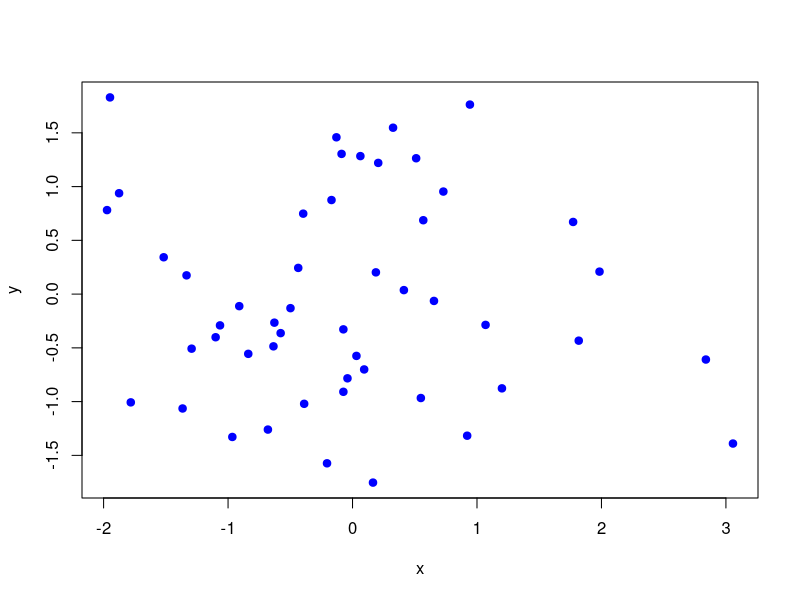
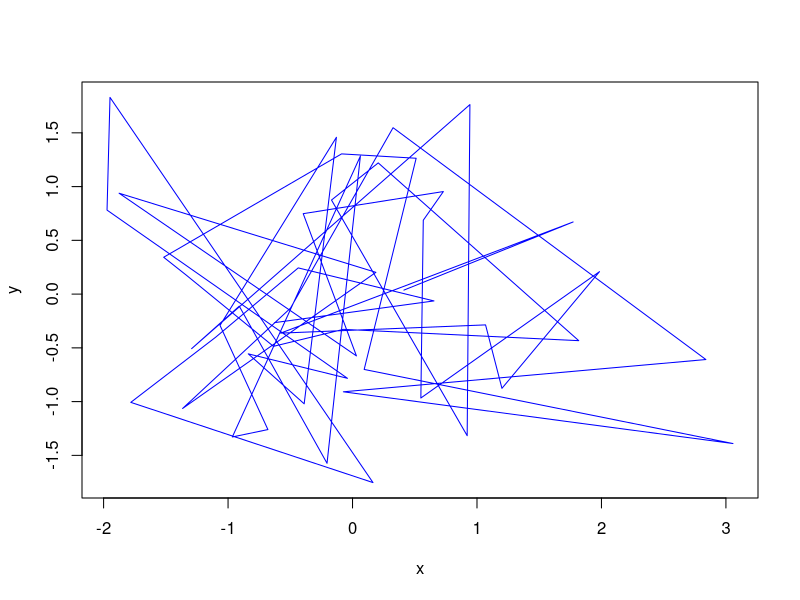

Reproduce these figures in R, in order. (Note: this script raises an error after producing the figures.)
# Author: Welifer Lebron  Vicente
# Student and Research Assistant at Universidad Autónoma de Santo Domingo (UASD).
# Date: January, 2021.

### Bibliography: Hands-On Spatial Data Analysis with R and QGIS 3.2.2. (Islam S., 2018).

### PRACTICE WITH R, ESSENTIAL KNOLEDGE FOR CODING.

## PLOTTING IN R.

# We can make simple plot using the "plot()" function. Now we we will simulate 50 values from a normal distribution using rnorm() and assign these to "x" and similarly generate and assign 50 normally distributed values to "y". We can plot these values i the following way:

x = rnorm(50)
y = rnorm(50)
# pch = 19 stands for filled dot
plot(x,y,pch = 19, col= 'blue')

# We can also generate a line plot type of graph by adding 'type=l' inside 'plot()'.
plot(x,y,pch = 19, col= 'blue', type = "l")

# Now we'll look at a very strong graphical library called 'ggplot2' (Wickham H.). Let's have a look at the 'all_prices' data frame, for this example:

str(all_prices)
